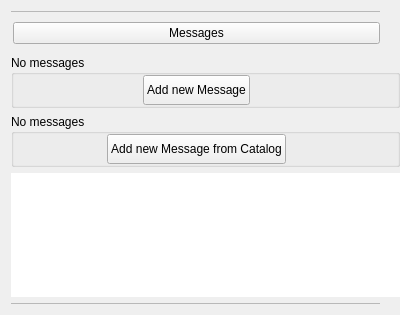
<?xml version="1.0" encoding="UTF-8"?>
<ui version="4.0">
 <class>C_SdBueMessageSelectorWidget</class>
 <widget class="QWidget" name="C_SdBueMessageSelectorWidget">
  <property name="geometry">
   <rect>
    <x>0</x>
    <y>0</y>
    <width>400</width>
    <height>315</height>
   </rect>
  </property>
  <property name="windowTitle">
   <string>Form</string>
  </property>
  <layout class="QVBoxLayout" name="verticalLayout_2">
   <property name="rightMargin">
    <number>0</number>
   </property>
   <item>
    <layout class="QHBoxLayout" name="pc_HorizontalLayout_3">
     <property name="spacing">
      <number>0</number>
     </property>
     <property name="rightMargin">
      <number>20</number>
     </property>
     <item>
      <widget class="stw::opensyde_gui_elements::C_OgeFraStyled" name="pc_FramSperatorUp">
     <property name="variant" stdset="0">
      <string notr="true">Separator</string>
     </property>
       <property name="minimumSize">
        <size>
         <width>0</width>
         <height>1</height>
        </size>
       </property>
       <property name="maximumSize">
        <size>
         <width>16777215</width>
         <height>1</height>
        </size>
       </property>
       <property name="frameShape">
        <enum>QFrame::Shape::StyledPanel</enum>
       </property>
       <property name="frameShadow">
        <enum>QFrame::Shadow::Raised</enum>
       </property>
      </widget>
     </item>
    </layout>
   </item>
   <item>
    <layout class="QHBoxLayout" name="pc_HorizontalLayout_2">
     <property name="spacing">
      <number>0</number>
     </property>
     <property name="rightMargin">
      <number>20</number>
     </property>
     <item>
      <widget class="QWidget" name="pc_MessagesPbWidget" native="true">
       <property name="minimumSize">
        <size>
         <width>0</width>
         <height>30</height>
        </size>
       </property>
       <property name="maximumSize">
        <size>
         <width>16777215</width>
         <height>30</height>
        </size>
       </property>
       <layout class="QHBoxLayout" name="horizontalLayout" stretch="0">
        <property name="spacing">
         <number>0</number>
        </property>
        <property name="leftMargin">
         <number>2</number>
        </property>
        <property name="topMargin">
         <number>0</number>
        </property>
        <property name="rightMargin">
         <number>0</number>
        </property>
        <property name="bottomMargin">
         <number>0</number>
        </property>
        <item>
         <widget class="stw::opensyde_gui_elements::C_OgePubTreeWidgetRoot" name="pc_PbTreeWidgetRoot">
          <property name="text">
           <string>Messages</string>
          </property>
          <property name="icon">
           <iconset>
            <normalon>:/images/system_definition/IconMessage.svg</normalon>
           </iconset>
          </property>
         </widget>
        </item>
       </layout>
      </widget>
     </item>
    </layout>
   </item>
   <item>
    <spacer name="pc_VerticalSpacer_2">
     <property name="orientation">
      <enum>Qt::Orientation::Vertical</enum>
     </property>
     <property name="sizeType">
      <enum>QSizePolicy::Policy::Fixed</enum>
     </property>
     <property name="sizeHint" stdset="0">
      <size>
       <width>20</width>
       <height>1</height>
      </size>
     </property>
    </spacer>
   </item>
   <item>
    <widget class="stw::opensyde_gui_elements::C_OgeGbxStyled" name="pc_GroupBoxNoMessages">
     <property name="variant" stdset="0">
      <string notr="true">Transparent</string>
     </property>
     <property name="title">
      <string>No messages</string>
     </property>
     <layout class="QHBoxLayout" name="horizontalLayout_2" stretch="1,0,1">
      <property name="spacing">
       <number>0</number>
      </property>
      <property name="leftMargin">
       <number>0</number>
      </property>
      <property name="topMargin">
       <number>0</number>
      </property>
      <property name="rightMargin">
       <number>19</number>
      </property>
      <property name="bottomMargin">
       <number>0</number>
      </property>
      <item>
       <spacer name="horizontalSpacer">
        <property name="orientation">
         <enum>Qt::Orientation::Horizontal</enum>
        </property>
        <property name="sizeHint" stdset="0">
         <size>
          <width>40</width>
          <height>20</height>
         </size>
        </property>
       </spacer>
      </item>
      <item>
       <widget class="stw::opensyde_gui_elements::C_OgePubOptions" name="pc_PbAddMessage">
        <property name="minimumSize">
         <size>
          <width>0</width>
          <height>30</height>
         </size>
        </property>
        <property name="maximumSize">
         <size>
          <width>16777215</width>
          <height>30</height>
         </size>
        </property>
        <property name="text">
         <string>Add new Message</string>
        </property>
       </widget>
      </item>
      <item>
       <spacer name="horizontalSpacer_2">
        <property name="orientation">
         <enum>Qt::Orientation::Horizontal</enum>
        </property>
        <property name="sizeHint" stdset="0">
         <size>
          <width>0</width>
          <height>0</height>
         </size>
        </property>
       </spacer>
      </item>
     </layout>
    </widget>
   </item>
   <item>
    <widget class="stw::opensyde_gui_elements::C_OgeGbxStyled" name="pc_GroupBoxNoMessagesFromCatalog">
     <property name="variant" stdset="0">
      <string notr="true">Transparent</string>
     </property>
     <property name="title">
      <string>No messages</string>
     </property>
     <layout class="QHBoxLayout" name="horizontalLayout_3" stretch="1,0,1">
      <property name="spacing">
       <number>0</number>
      </property>
      <property name="leftMargin">
       <number>0</number>
      </property>
      <property name="topMargin">
       <number>0</number>
      </property>
      <property name="rightMargin">
       <number>19</number>
      </property>
      <property name="bottomMargin">
       <number>0</number>
      </property>
      <item>
       <spacer name="horizontalSpacer_3">
        <property name="orientation">
         <enum>Qt::Orientation::Horizontal</enum>
        </property>
        <property name="sizeHint" stdset="0">
         <size>
          <width>40</width>
          <height>20</height>
         </size>
        </property>
       </spacer>
      </item>
      <item>
       <widget class="stw::opensyde_gui_elements::C_OgePubOptions" name="pc_PbAddMessageFromCatalog">
        <property name="minimumSize">
         <size>
          <width>0</width>
          <height>30</height>
         </size>
        </property>
        <property name="maximumSize">
         <size>
          <width>16777215</width>
          <height>30</height>
         </size>
        </property>
        <property name="text">
         <string>Add new Message from Catalog</string>
        </property>
        <property name="iconSize">
         <size>
          <width>16</width>
          <height>16</height>
         </size>
        </property>
       </widget>
      </item>
      <item>
       <spacer name="horizontalSpacer_4">
        <property name="orientation">
         <enum>Qt::Orientation::Horizontal</enum>
        </property>
        <property name="sizeHint" stdset="0">
         <size>
          <width>0</width>
          <height>0</height>
         </size>
        </property>
       </spacer>
      </item>
     </layout>
    </widget>
   </item>
   <item>
    <widget class="stw::opensyde_gui::C_SdBueMessageSelectorTreeWidget" name="pc_MessageTreeWidget">
     <property name="sizePolicy">
      <sizepolicy hsizetype="Expanding" vsizetype="Maximum">
       <horstretch>0</horstretch>
       <verstretch>0</verstretch>
      </sizepolicy>
     </property>
     <property name="frameShape">
      <enum>QFrame::Shape::NoFrame</enum>
     </property>
     <attribute name="headerVisible">
      <bool>false</bool>
     </attribute>
     <column>
      <property name="text">
       <string notr="true">1</string>
      </property>
     </column>
    </widget>
   </item>
   <item>
    <layout class="QVBoxLayout" name="verticalLayout">
     <property name="spacing">
      <number>0</number>
     </property>
     <property name="rightMargin">
      <number>20</number>
     </property>
     <item>
      <widget class="stw::opensyde_gui_elements::C_OgeFraStyled" name="pc_FramSperatorBottom">
     <property name="variant" stdset="0">
      <string notr="true">Separator</string>
     </property>
       <property name="minimumSize">
        <size>
         <width>0</width>
         <height>1</height>
        </size>
       </property>
       <property name="maximumSize">
        <size>
         <width>16777215</width>
         <height>1</height>
        </size>
       </property>
       <property name="frameShape">
        <enum>QFrame::Shape::StyledPanel</enum>
       </property>
       <property name="frameShadow">
        <enum>QFrame::Shadow::Raised</enum>
       </property>
      </widget>
     </item>
     <item>
      <spacer name="verticalSpacer">
       <property name="orientation">
        <enum>Qt::Orientation::Vertical</enum>
       </property>
       <property name="sizeHint" stdset="0">
        <size>
         <width>1</width>
         <height>1</height>
        </size>
       </property>
      </spacer>
     </item>
    </layout>
   </item>
   <item>
    <spacer name="pc_VerticalSpacer">
     <property name="orientation">
      <enum>Qt::Orientation::Vertical</enum>
     </property>
     <property name="sizeHint" stdset="0">
      <size>
       <width>1</width>
       <height>0</height>
      </size>
     </property>
    </spacer>
   </item>
  </layout>
 </widget>
 <customwidgets>
  <customwidget>
   <class>stw::opensyde_gui_elements::C_OgeFraStyled</class>
   <extends>QFrame</extends>
   <header>C_OgeFraStyled.hpp</header>
   <container>1</container>
  </customwidget>
  <customwidget>
   <class>stw::opensyde_gui_elements::C_OgeGbxStyled</class>
   <extends>QGroupBox</extends>
   <header>C_OgeGbxStyled.hpp</header>
   <container>1</container>
  </customwidget>
  <customwidget>
   <class>stw::opensyde_gui_elements::C_OgePubOptions</class>
   <extends>QPushButton</extends>
   <header>C_OgePubOptions.hpp</header>
  </customwidget>
  <customwidget>
   <class>stw::opensyde_gui::C_SdBueMessageSelectorTreeWidget</class>
   <extends>QTreeWidget</extends>
   <header>C_SdBueMessageSelectorTreeWidget.hpp</header>
  </customwidget>
  <customwidget>
   <class>stw::opensyde_gui_elements::C_OgePubTreeWidgetRoot</class>
   <extends>QPushButton</extends>
   <header>C_OgePubTreeWidgetRoot.hpp</header>
  </customwidget>
 </customwidgets>
 <tabstops>
  <tabstop>pc_PbTreeWidgetRoot</tabstop>
  <tabstop>pc_PbAddMessage</tabstop>
  <tabstop>pc_MessageTreeWidget</tabstop>
 </tabstops>
 <resources/>
 <connections/>
</ui>
